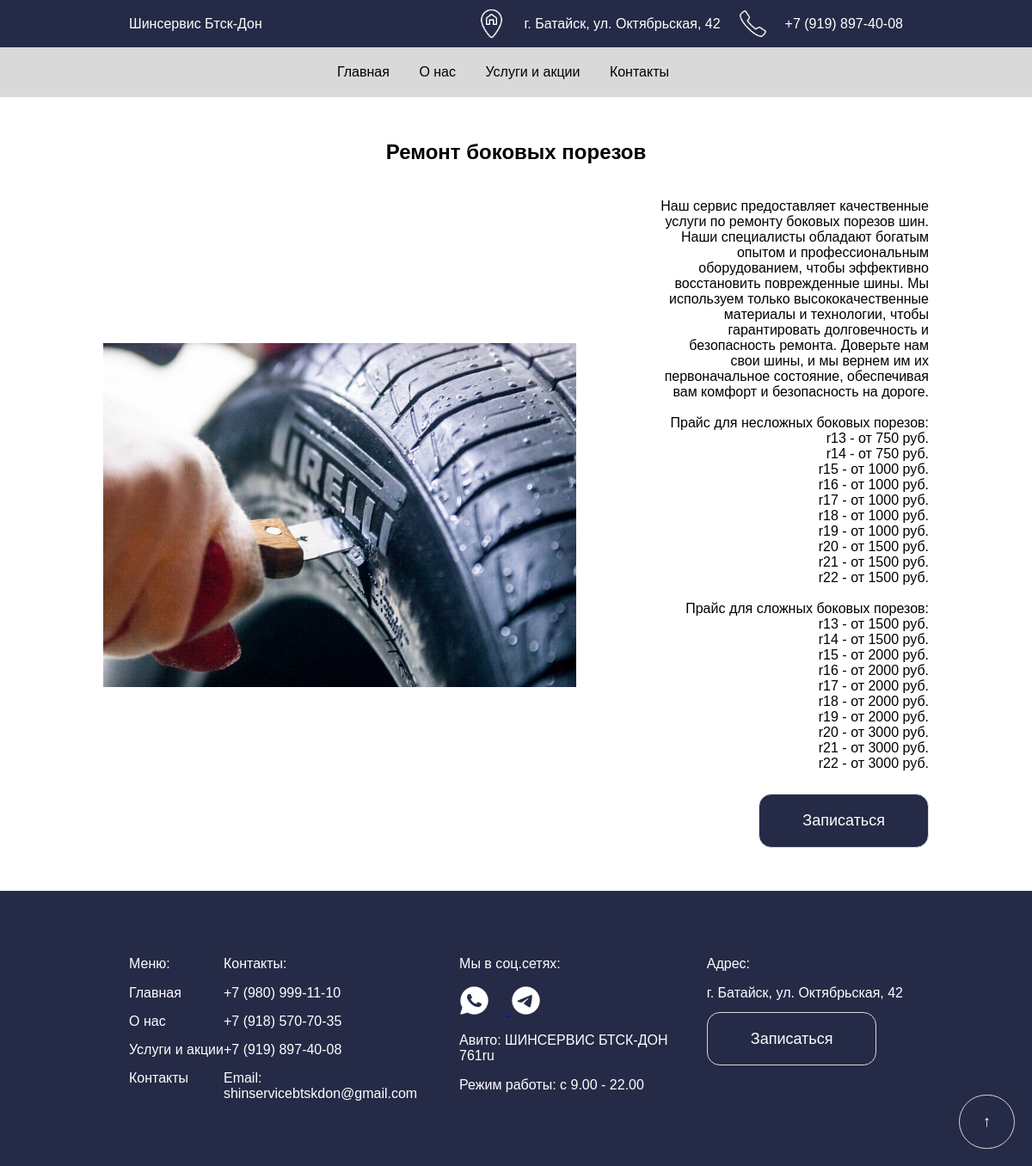
The page /service/1/ on the database its author committed.
### main/models.py (models this page shows, shortened)
class Service(models.Model):
    name = models.TextField()
    photo = models.ImageField(upload_to='services_photos/')
    full_description = models.TextField()

### main/views.py (the view)
# urls.py: path('service/<int:id>/', views.service_detail_view, name='service_detail'),
def service_detail_view(request, id):
    service = Service.objects.get(pk=id)
    return render(request, 'main/service_detail.html', {'service': service})

### main/templates/main/service_detail.html (shortened to what this page needs)
{% extends 'main/layout.html' %}
{% load static %}
{% block content %}
<section class="top">
<h1 class="name_uslug">{{ service.name }}</h1>
<div class="service-detail-container">
    <div>
        <img class="photo_uslug2" src="{{ service.photo.url }}" alt="{{ service.name }}">
    </div>
    <div class="right_usluga">
    <div class="full_description2">
        <p>{{ service.full_description|linebreaksbr }}</p>
    </div>
    <a href="{% url 'uslugi' %}#booking_form" class="button">Записаться</a>
    </div>
</div>
</section>
{% endblock %}

### main/static/shinka/css/styles.css (style rules this page uses)
@media (min-width: 1024px) { body { font-family: Arial, sans-serif; margin: 0; padding: 0; } }
@media (min-width: 1024px) { .button { text-decoration: none; background-color: #252A46; color: white; border: 1px solid #D9D9D9; padding: 20px 50px; border-radius: 15px; font-size: 18px; cursor: pointer; transition: background-color 0.3s, color 0.3s, transform 0.3s; margin-top:10px; } }
@media (min-width: 1024px) { html, body { width: 100%; overflow-x: hidden; } }
@media (min-width: 1024px) { .name_uslug { margin-top: 10px; text-align: center; } }
@media (min-width: 1024px) { .top { margin: 50px 0px;; } }
@media (min-width: 1024px) { .service-detail-container { display: flex; align-items: center; justify-content: flex-end; margin: 2% 10%; } }
@media (min-width: 1024px) { .right_usluga { display: flex; flex-direction: column; align-items: flex-end; } }
@media (min-width: 1024px) { .photo_uslug2 { width: 550px; height: 400px; margin-right: 20px; } }
@media (min-width: 1024px) { .full_description2 { text-align: right; padding-left:20%; } }

### rows shown on the page
Service: name "Ремонт боковых порезов", photo (picture), full_description "Наш сервис предоставляет качественные услуги по ремонту боковых порезов шин. Наши специалисты обладают богатым опытом и профессиональным оборудованием, чтобы эффективно восстановить поврежденные шины. Мы используем только высококачественные материалы и технологии, чтобы гарантировать долговечность и безопасность ремонта. Доверьте нам свои шины, и мы вернем им их первоначальное состояние, обеспечивая вам комфорт и безопасность на дороге. Прайс для несложных боковых порезов: r13 - от 750 руб. r14 - от 750 руб. r15 - от 1000 руб. r16 - от 1000 руб. r17 - от 1000 руб. r18 - от 1000 руб. r19 - от 1000 руб. r20 - от 1500 руб. r21 - от 1500 руб. r22 - от 1500 руб. Прайс для сложных боковых…"
